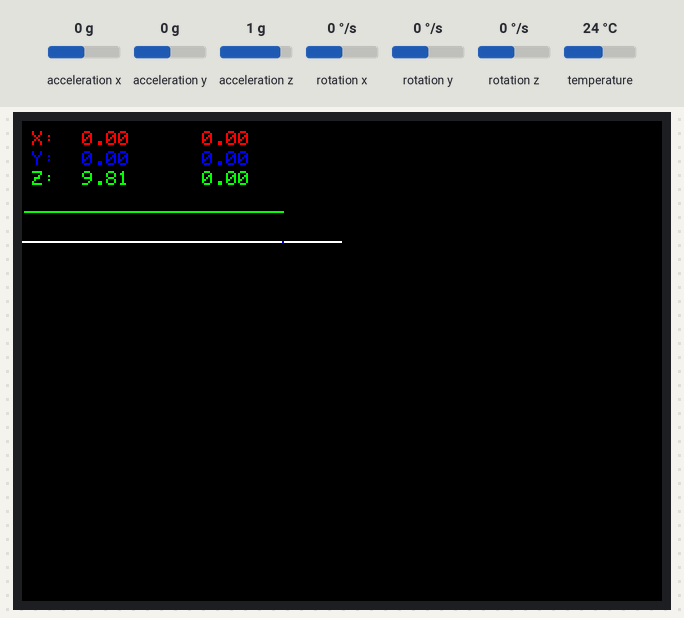
The sketch below on a simulated ESP32. Shown: 320×240 colour display. Inputs (shaded band) come from the test bench; at power-on: acceleration x 0 g, acceleration y 0 g, acceleration z 1 g, rotation x 0 °/s, rotation y 0 °/s, rotation z 0 °/s, temperature 24 °C. What the sketch prints to the serial monitor is not drawn.

Above: at 1.5 s.
1.6 s: acceleration x set to -1.4 g
At 1.9 s:
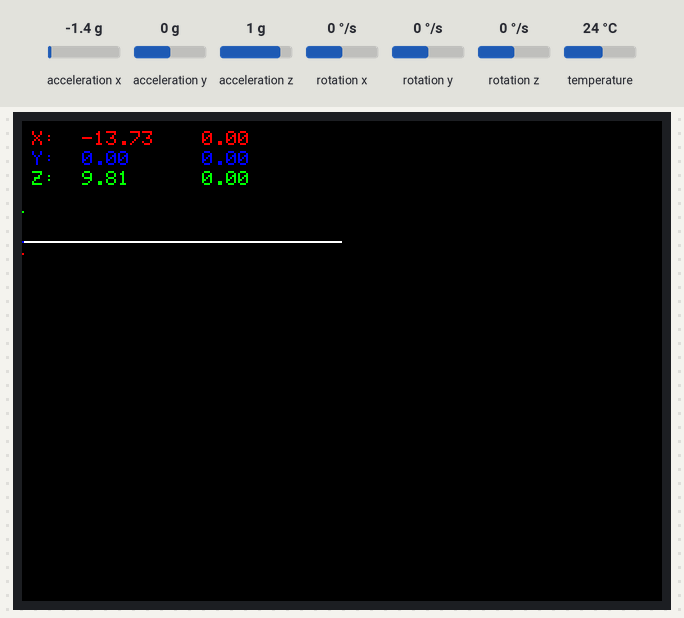
4.1 s: acceleration y set to -1.4 g
At 4.32 s:
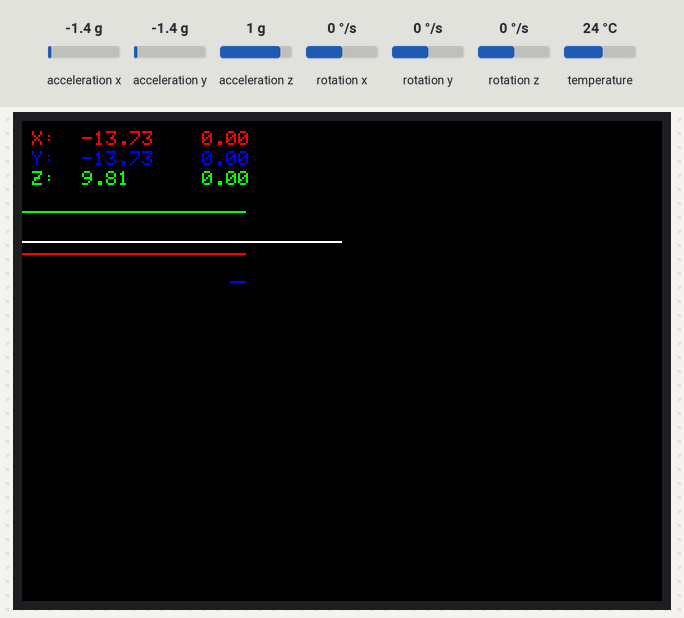
5.6 s: acceleration z set to -1.4 g
At 5.83 s:
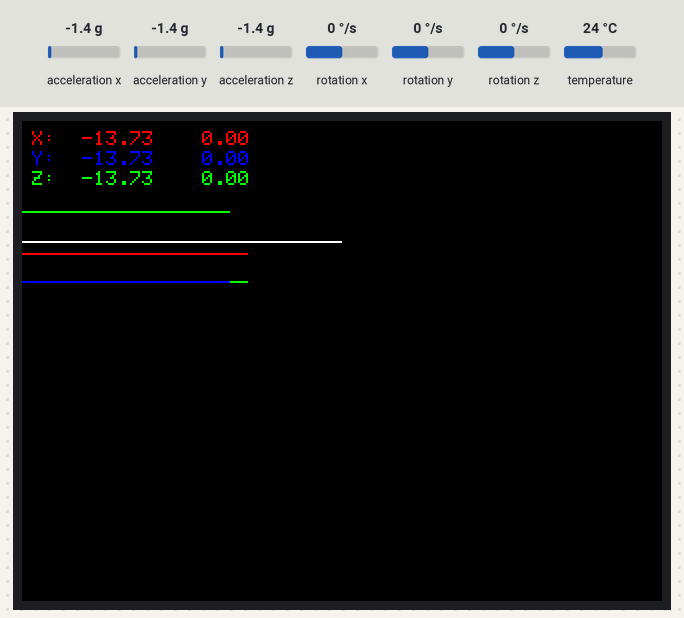
7.1 s: rotation x set to -192 °/s
At 7.34 s:
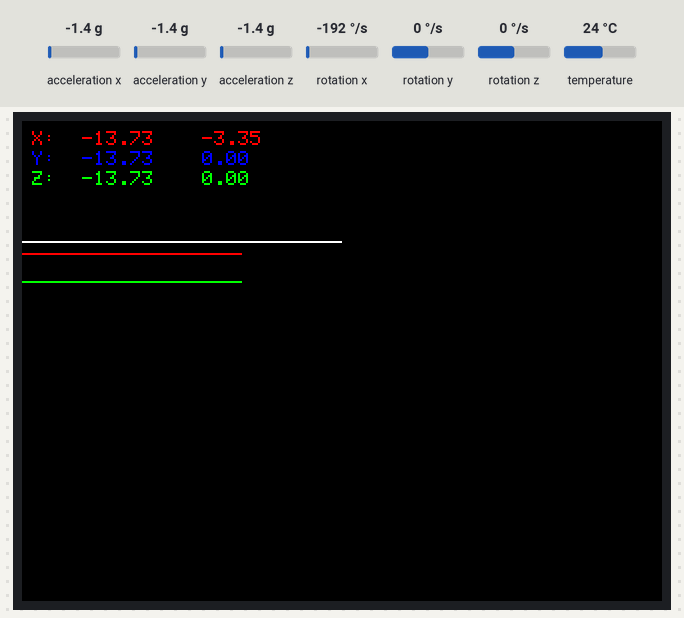
8.6 s: rotation y set to -192 °/s
At 8.86 s:
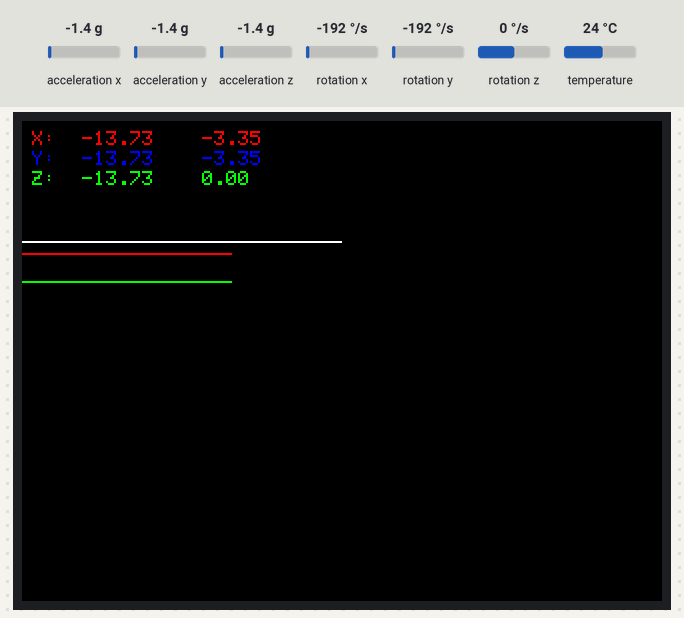
10.2 s: rotation z set to -192 °/s
At 10.71 s:
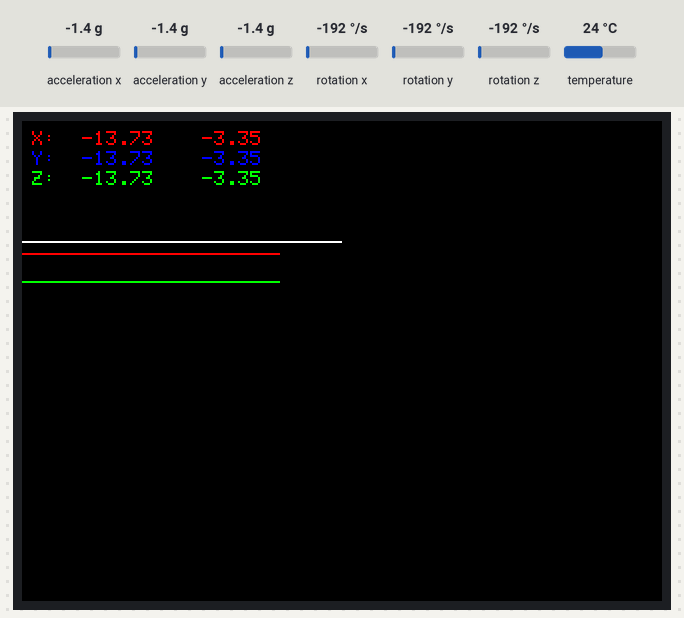
Timing chart, 0 to 12.7 s (numbered marks = the images above; inputs shaded):
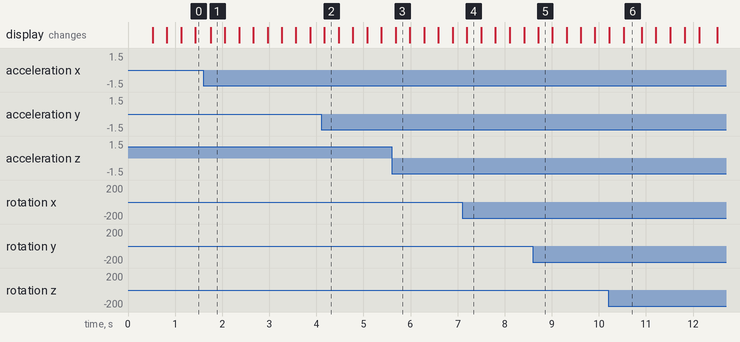

The sketch:

sketch_oct09a.ino
```cpp
#include <SPI.h>//导入库
#include <TFT_eSPI.h>

#include <Wire.h>
#include <Adafruit_MPU6050.h>
#include <Adafruit_Sensor.h>

Adafruit_MPU6050 mpu;

TFT_eSPI tft = TFT_eSPI();


int t;


void setup(void) {
  Serial.begin(115200);
  tft.init();//初始化
  tft.setRotation(3);//横屏
  tft.fillScreen(TFT_BLACK);//黑色
  tft.setTextColor(TFT_WHITE, TFT_BLACK);
  delay(10); //初始化MPU-6050传感器。
  Serial.println("Adafruit MPU6050 test!");
  // 尝试初始化
  if (!mpu.begin()) {
    Serial.println("not find MPU6050");
    while (1) {
      delay(10);
    }
  }
  Serial.println("MPU6050 Found!");

  mpu.setAccelerometerRange(MPU6050_RANGE_8_G);
  Serial.print("加速计范围设置为: ");
  switch (mpu.getAccelerometerRange()) {
    case MPU6050_RANGE_2_G:
      Serial.println("+-2G");
      break;
    case MPU6050_RANGE_4_G:
      Serial.println("+-4G");
      break;
    case MPU6050_RANGE_8_G:
      Serial.println("+-8G");
      break;
    case MPU6050_RANGE_16_G:
      Serial.println("+-16G");
      break;
  }
  mpu.setGyroRange(MPU6050_RANGE_500_DEG);
  Serial.print("陀螺仪量程设置为: ");
  switch (mpu.getGyroRange()) {
    case MPU6050_RANGE_250_DEG:
      Serial.println("+- 250 deg/s");
      break;
    case MPU6050_RANGE_500_DEG:
      Serial.println("+- 500 deg/s");
      break;
    case MPU6050_RANGE_1000_DEG:
      Serial.println("+- 1000 deg/s");
      break;
    case MPU6050_RANGE_2000_DEG:
      Serial.println("+- 2000 deg/s");
      break;
  }

  mpu.setFilterBandwidth(MPU6050_BAND_5_HZ);
  Serial.print("过滤器带宽设置为: ");
  switch (mpu.getFilterBandwidth()) {
    case MPU6050_BAND_260_HZ:
      Serial.println("260 Hz");
      break;
    case MPU6050_BAND_184_HZ:
      Serial.println("184 Hz");
      break;
    case MPU6050_BAND_94_HZ:
      Serial.println("94 Hz");
      break;
    case MPU6050_BAND_44_HZ:
      Serial.println("44 Hz");
      break;
    case MPU6050_BAND_21_HZ:
      Serial.println("21 Hz");
      break;
    case MPU6050_BAND_10_HZ:
      Serial.println("10 Hz");
      break;
    case MPU6050_BAND_5_HZ:
      Serial.println("5 Hz");
      break;
  }

  Serial.println("");
  delay(100);
}

void loop() {
  /* 通过读数获取新的传感器事件 */
  sensors_event_t a, g, temp;
  mpu.getEvent(&a, &g, &temp);
  t = t + 1;
  if (t == 160)
  {
    t = 0;
    tft.fillScreen(TFT_BLACK);
  }

  tft.drawFastHLine(0, 60, 160, TFT_WHITE ); //水平线
  tft.setTextColor(TFT_RED, TFT_BLACK);
  tft.setTextSize(1);
  tft.setCursor(5,5, 1);
  tft.print("X:");//显示文字
  tft.setTextSize(1);
  tft.setCursor(30, 5, 1);
  tft.print(a.acceleration.x);//显示文字
//  tft.drawPixel( t, 44 - a.acceleration.x * 1 , TFT_RED); // 画点
  tft.drawPixel( t, 60 - a.acceleration.x * .5 , TFT_RED); // 画点
//  tft.drawPixel( t, 46 - a.acceleration.x * 1 , TFT_RED); // 画点

  tft.setTextSize(1);
  tft.setCursor(90,5, 1);
  tft.print(g.gyro.x);//显示文字

  tft.setTextColor(TFT_BLUE, TFT_BLACK);
  tft.setTextSize(1);
  tft.setCursor(5, 15, 1);
  tft.print("Y:");//显示文字
  tft.setTextSize(1);
  tft.setCursor(30, 15, 1);
  tft.print(a.acceleration.y);//显示文字
//  tft.drawPixel( t, 44 - a.acceleration.y * 1 , TFT_BLUE); // 画点
  tft.drawPixel( t, 60 - a.acceleration.y * 1.5 , TFT_BLUE); // 画点
//  tft.drawPixel( t, 46 - a.acceleration.y * 1 , TFT_BLUE); // 画点

  tft.setTextSize(1);
  tft.setCursor(90, 15, 1);
  tft.print(g.gyro.y);//显示文字


  tft.setTextColor(TFT_GREEN, TFT_BLACK);
  tft.setTextSize(1);
  tft.setCursor(5, 25, 1);
  tft.print("Z:");//显示文字
  tft.setTextSize(1);
  tft.setCursor(30, 25, 1);
  tft.print(a.acceleration.z);//显示文字
//  tft.drawPixel( t, 44 - a.acceleration.z * 1 , TFT_GREEN); // 画点
  tft.drawPixel( t, 60 - a.acceleration.z * 1.5 , TFT_GREEN); // 画点
//  tft.drawPixel( t, 46 - a.acceleration.z * 1 , TFT_GREEN); // 画点


  tft.setTextSize(1);
  tft.setCursor(90, 25, 1);
  tft.print(g.gyro.z);//显示文字


  delay(2);
}
```
